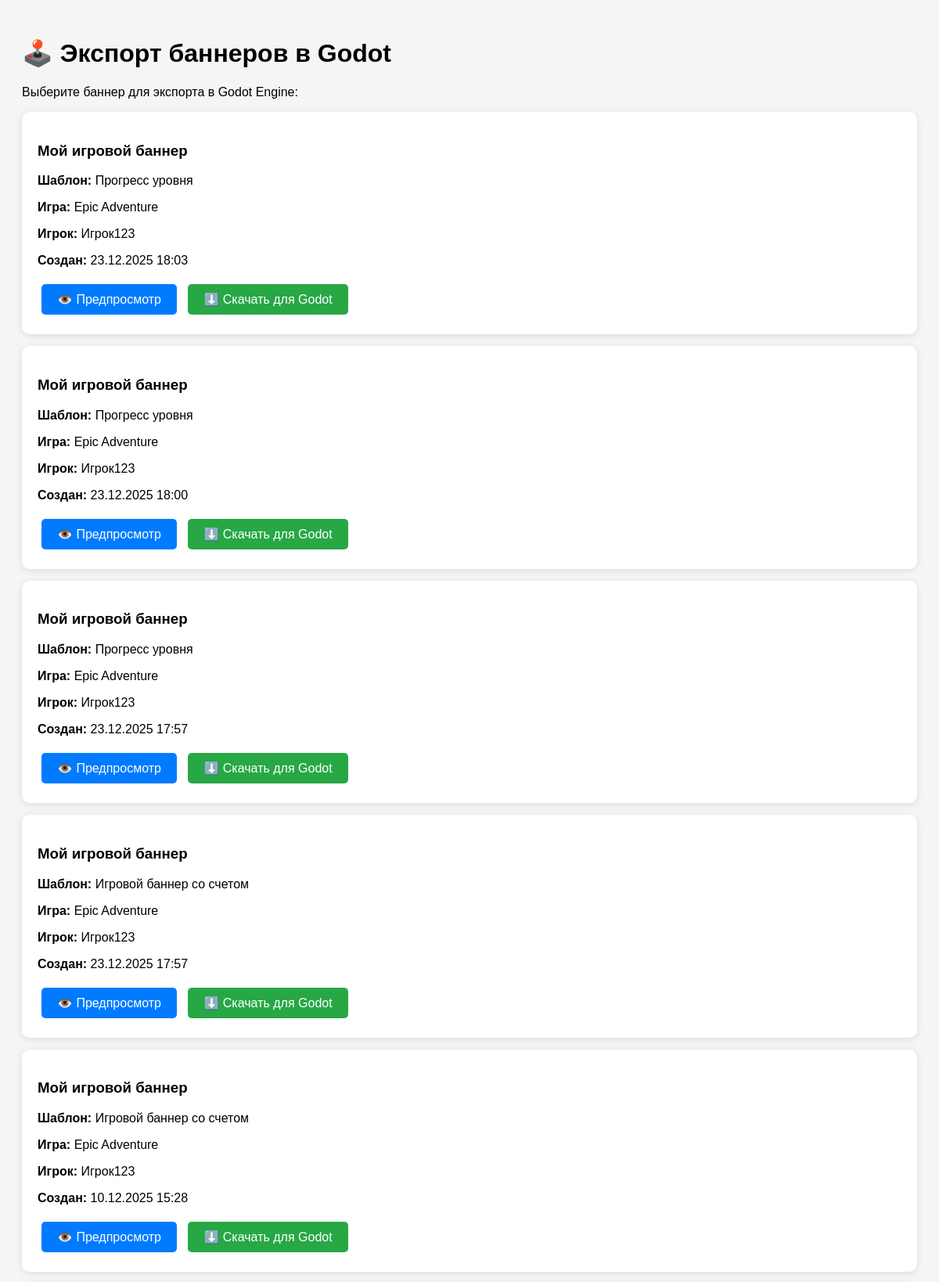
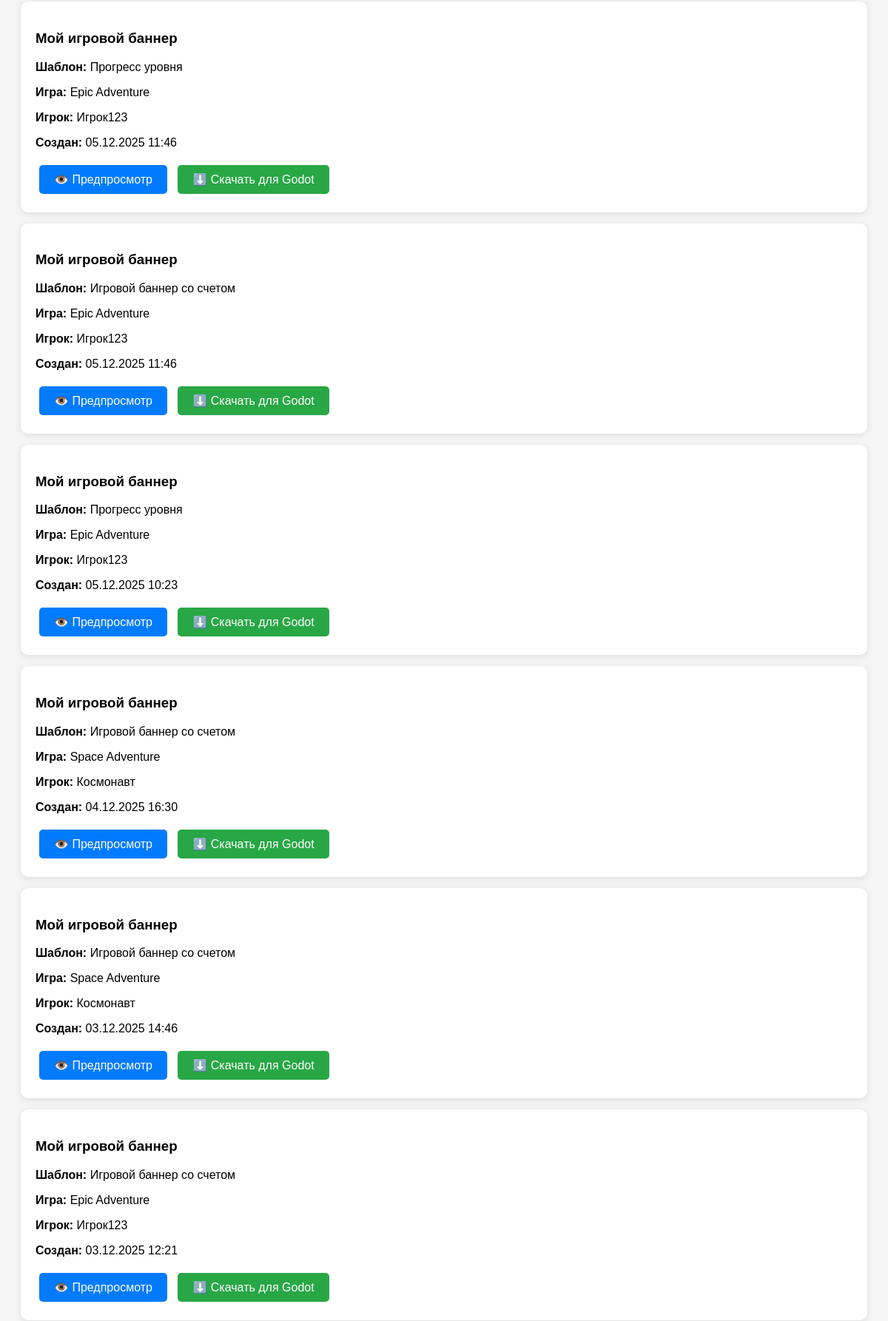
The page /banner/list/ (upper part) on the database its author committed (2 pictures, top to bottom).
### bannerflow_app/models.py (models this page shows, shortened)
class GeneratedBanner(models.Model):
    name = models.CharField(max_length=100, verbose_name="Название баннера")
    template = models.ForeignKey(BannerTemplate, on_delete=models.CASCADE, verbose_name="Шаблон")
    game_data = models.ForeignKey(GameData, on_delete=models.CASCADE, verbose_name="Данные игры")
    html_content = models.TextField(verbose_name="HTML содержимое")
    godot_export = models.FileField(upload_to='exports/godot/', blank=True, verbose_name="Экспорт для Godot")
    preview_url = models.URLField(blank=True, verbose_name="URL предпросмотра")
    created_at = models.DateTimeField(auto_now_add=True)
    class Meta:
        verbose_name = "Сгенерированный баннер"
        verbose_name_plural = "Сгенерированные баннеры"

class BannerTemplate(models.Model):
    TEMPLATE_TYPES = [
        ('score', 'Баннер со счетом'),
        ('achievement', 'Баннер с достижением'),
        ('level', 'Баннер с уровнем'),
        ('custom', 'Пользовательский шаблон'),
    ]
    name = models.CharField(max_length=100, verbose_name="Название шаблона")
    template_type = models.CharField(max_length=20, choices=TEMPLATE_TYPES, default='custom', verbose_name="Тип шаблона")
    html_template = models.TextField(verbose_name="HTML шаблон", help_text="Используйте {{ переменные }} для подстановки")
    css_styles = models.TextField(verbose_name="CSS стили")
    javascript = models.TextField(verbose_name="JavaScript код", blank=True, help_text="Для интерактивности")
    width = models.IntegerField(default=300, verbose_name="Ширина (px)")
    height = models.IntegerField(default=250, verbose_name="Высота (px)")
    preview_image = models.ImageField(upload_to='templates/previews/', blank=True, verbose_name="Превью")
    created_at = models.DateTimeField(auto_now_add=True)
    class Meta:
        verbose_name = "Шаблон баннера"
        verbose_name_plural = "Шаблоны баннеров"

class GameData(models.Model):
    GAME_TYPES = [
        ('platformer', 'Платформер'),
        ('rpg', 'RPG'),
        ('shooter', 'Шутер'),
        ('strategy', 'Стратегия'),
        ('custom', 'Другая'),
    ]
    game_name = models.CharField(max_length=100, verbose_name="Название игры")
    game_type = models.CharField(max_length=20, choices=GAME_TYPES, default='custom', verbose_name="Тип игры")
    player_name = models.CharField(max_length=100, verbose_name="Имя игрока")
    score = models.IntegerField(default=0, verbose_name="Счет")
    level = models.IntegerField(default=1, verbose_name="Уровень")
    play_time = models.IntegerField(default=0, verbose_name="Время игры (минуты)")
    achievements = models.JSONField(default=list, verbose_name="Достижения")
    data_file = models.FileField(upload_to='game_data/', verbose_name="Файл данных игры", help_text="JSON или CSV файл")
    imported_at = models.DateTimeField(auto_now_add=True)
    class Meta:
        verbose_name = "Данные игры"
        verbose_name_plural = "Данные игр"

### bannerflow_app/views.py (the view)
# urls.py: path('banner/list/', views.banner_list, name='banner_list'),
def banner_list(request):
    from .models import GeneratedBanner
    banners = GeneratedBanner.objects.all().order_by('-created_at')
    return render(request, 'bannerflow_app/banner_list.html', {
        'banners': banners
    })

### bannerflow_app/templates/bannerflow_app/banner_list.html (shortened to what this page needs)
<!DOCTYPE html>
<html>
<head>
</head>
<body>
    <div class="container">
        <h1>🕹️ Экспорт баннеров в Godot</h1>
        <p>Выберите баннер для экспорта в Godot Engine:</p>
        {% if banners %}
            {% for banner in banners %}
            <div class="banner-card">
                <h3>{{ banner.name }}</h3>
                <p><strong>Шаблон:</strong> {{ banner.template.name }}</p>
                <p><strong>Игра:</strong> {{ banner.game_data.game_name }}</p>
                <p><strong>Игрок:</strong> {{ banner.game_data.player_name }}</p>
                <p><strong>Создан:</strong> {{ banner.created_at|date:"d.m.Y H:i" }}</p>
                <div>
                    <a href="/banner/preview/{{ banner.id }}/" class="btn-preview">👁️ Предпросмотр</a>
                    <a href="/banner/export/{{ banner.id }}/" class="btn-export" download>⬇️ Скачать для Godot</a>
                </div>
            </div>
            {% endfor %}
        {% endif %}
    </div>
</body>
</html>

### bannerflow_app/templates/bannerflow_app/banner_list.html (style rules this page uses)
body { font-family: Arial; padding: 20px; background: #f5f5f5; }
.container { max-width: 1200px; margin: 0 auto; }
.banner-card { background: white; padding: 20px; margin: 15px 0; border-radius: 10px; box-shadow: 0 2px 10px rgba(0,0,0,0.1); }
.btn-export { background: #28a745; color: white; padding: 10px 20px; text-decoration: none; border-radius: 5px; display: inline-block; margin: 5px; }
.btn-preview { background: #007bff; color: white; padding: 10px 20px; text-decoration: none; border-radius: 5px; display: inline-block; margin: 5px; }

### rows shown on the page
GeneratedBanner: name "Мой игровой баннер", template.name "Прогресс уровня", game_data.game_name "Epic Adventure", game_data.player_name "Игрок123", created_at "23.12.2025 18:03"
GeneratedBanner: name "Мой игровой баннер", template.name "Прогресс уровня", game_data.game_name "Epic Adventure", game_data.player_name "Игрок123", created_at "23.12.2025 18:00"
GeneratedBanner: name "Мой игровой баннер", template.name "Прогресс уровня", game_data.game_name "Epic Adventure", game_data.player_name "Игрок123", created_at "23.12.2025 17:57"
GeneratedBanner: name "Мой игровой баннер", template.name "Игровой баннер со счетом", game_data.game_name "Epic Adventure", game_data.player_name "Игрок123", created_at "23.12.2025 17:57"
GeneratedBanner: name "Мой игровой баннер", template.name "Игровой баннер со счетом", game_data.game_name "Epic Adventure", game_data.player_name "Игрок123", created_at "10.12.2025 15:28"
GeneratedBanner: name "Мой игровой баннер", template.name "Прогресс уровня", game_data.game_name "Epic Adventure", game_data.player_name "Игрок123", created_at "05.12.2025 11:46"
GeneratedBanner: name "Мой игровой баннер", template.name "Игровой баннер со счетом", game_data.game_name "Epic Adventure", game_data.player_name "Игрок123", created_at "05.12.2025 11:46"
GeneratedBanner: name "Мой игровой баннер", template.name "Прогресс уровня", game_data.game_name "Epic Adventure", game_data.player_name "Игрок123", created_at "05.12.2025 10:23"
GeneratedBanner: name "Мой игровой баннер", template.name "Игровой баннер со счетом", game_data.game_name "Space Adventure", game_data.player_name "Космонавт", created_at "04.12.2025 16:30"
GeneratedBanner: name "Мой игровой баннер", template.name "Игровой баннер со счетом", game_data.game_name "Space Adventure", game_data.player_name "Космонавт", created_at "03.12.2025 14:46"
GeneratedBanner: name "Мой игровой баннер", template.name "Игровой баннер со счетом", game_data.game_name "Epic Adventure", game_data.player_name "Игрок123", created_at "03.12.2025 12:21"
